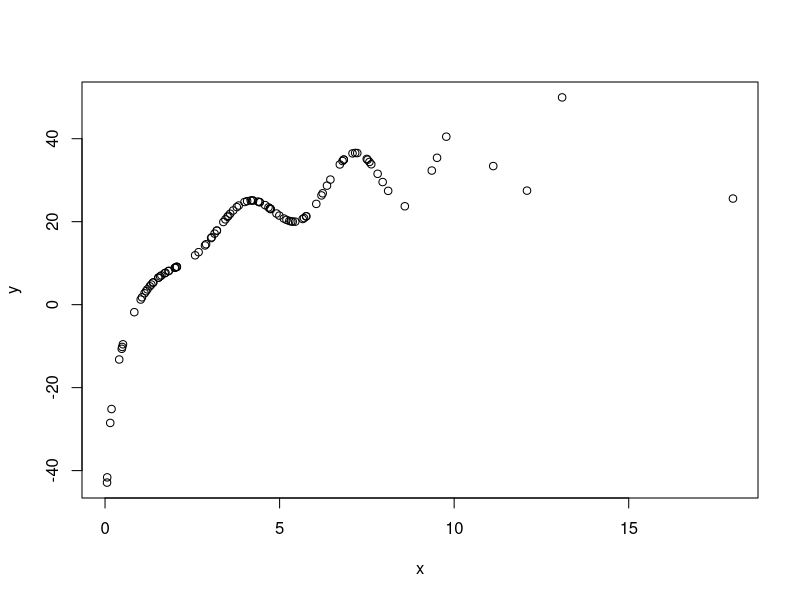

R code for this plot:
## ---- chunk 1
library(tidyverse)
library(dplyr)
DATES <- readr::read_csv("../key_dates.csv") |>
    rename(element=`Course Element`,
           item=`Item Number`) |>
    mutate(dt = case_when(is.na(Time) ~ as.character(Date),
                          TRUE ~ paste(Date, Time)))
## ---- chunk 2
library(glue)
mp_id <- 4
mp_id_s <- glue("MP #0{mp_id}")
mp <-  DATES |> filter(element == "Mini-Projects", 
                       item == mp_id)
mp_file <- list(qmd=glue("`mp0{mp_id}.qmd`"), 
                html=glue("`mp0{mp_id}.html`"),
                html_long=glue("`docs/mp0{mp_id}.html`"), 
                html_full=glue("`https://<GITHUB_ID>.github.io/{{{{< var course.repo >}}}}/mp0{mp_id}.html`"))
## ---- chunk 3
RETIREMENT <- data.frame(
    r = rnorm(24, mean=0.5) / 100, # Monthly returns
    C = rep(100, 24),            # Monthly savings: 100 per month
    period = 1:24                # Period ID (# of months)
)

RETIREMENT |> 
    mutate(net_total_return = order_by(desc(period), 
                                       cumprod(1 + lead(r, default=0)))) |>
    summarize(future_value = sum(C * net_total_return))
## ---- chunk 4
set.seed(100)
DATA <- rchisq(250, df=pi, ncp = exp(2))
SAMPLE_MEDIAN <- median(DATA)
## ---- chunk 5
#| cache: true
TRUE_MEDIAN <- median(rchisq(5e7, df=pi, ncp = exp(2)))
## ---- chunk 6
B <- 500 # Number of boostrap samples to create
n <- length(DATA) # Original data size

expand_grid(B = 1:B, 
            n = 1:n) |>
    # Notice here we sample _with replacement_ from DATA
    mutate(x = sample(DATA, n(), replace = TRUE)) |>
    group_by(B) |>
    summarize(f_boot = median(x)) |>
    summarize(var_f = var(f_boot)) |>
    pull(var_f)
## ---- chunk 7
1/(4 * n * dchisq(TRUE_MEDIAN, df=pi, ncp = exp(2))^2)
## ---- chunk 8
var(replicate(10000, {
    median(rchisq(250, df=pi, ncp = exp(2)))
}))
## ---- chunk 9
x <- rchisq(100, df=3, ncp=2)
y <- x * sin(2 * x) + 15 * log(x)
plot(x, y)
## ---- chunk 10
cor(x, y, method="kendall")
## ---- chunk 11
stopifnot(length(x) == length(y))
n_samp <- length(x)
n_boot <- 400

data.frame(x = x, y = y) |>
    slice_sample(n = n_samp * n_boot, 
                 replace=TRUE) |>
    mutate(resample_id = rep(1:n_boot, times=n_samp)) |>
    group_by(resample_id) |>
    summarize(kendall_cor = cor(x, y, method="kendall")) |>
    summarize(var(kendall_cor))
## ---- chunk 12
var(replicate(5000, {
    x <- rchisq(100, df=3, ncp=2)
    y <- x * sin(2 * x) + 15 * log(x)
    cor(x, y, method="kendall")
}))
